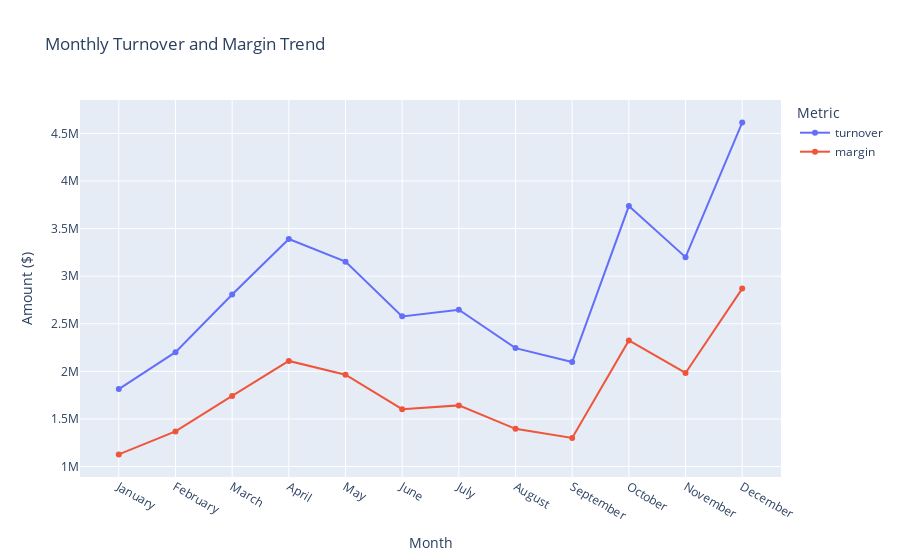

Notebook code for this chart:
### Code cell
monthly = (
    df_to_plot.groupby("Month", as_index=False)
      .agg(
          turnover=("Τurnover ($)", "sum"),
          margin=("Μargin ($)", "sum"),
          orders=("Order ID", "nunique")      )
      .sort_values("Month"))

fig = px.line(
    monthly,
    x="Month",
    y=["turnover", "margin"],
    markers=True,
    title="Monthly Turnover and Margin Trend",
    labels={"value": "Amount ($)", "variable": "Metric", "Month": "Month"}
)
fig.show()

### Figure 1 — Plotly figure (JSON) as saved in the notebook; plotly's stock layout.template omitted (floating-point values rounded to 4 significant figures)
{"data": [{"hovertemplate": "Metric=turnover<br>Month=%{x}<br>Amount ($)=%{y}<extra></extra>", "legendgroup": "turnover", "line": {"color": "#636efa", "dash": "solid"}, "marker": {"symbol": "circle"}, "mode": "lines+markers", "name": "turnover", "orientation": "v", "showlegend": true, "type": "scatter", "x": ["January", "February", "March", "April", "May", "June", "July", "August", "September", "October", "November", "December"], "xaxis": "x", "y": [1814000.0, 2202000.0, 2807000.0, 3391000.0, 3153000.0, 2578000.0, 2648000.0, 2244000.0, 2098000.0, 3737000.0, 3200000.0, 4613000.0], "yaxis": "y"}, {"hovertemplate": "Metric=margin<br>Month=%{x}<br>Amount ($)=%{y}<extra></extra>", "legendgroup": "margin", "line": {"color": "#EF553B", "dash": "solid"}, "marker": {"symbol": "circle"}, "mode": "lines+markers", "name": "margin", "orientation": "v", "showlegend": true, "type": "scatter", "x": ["January", "February", "March", "April", "May", "June", "July", "August", "September", "October", "November", "December"], "xaxis": "x", "y": [1128000.0, 1369000.0, 1741000.0, 2110000.0, 1965000.0, 1603000.0, 1643000.0, 1396000.0, 1300000.0, 2325000.0, 1983000.0, 2870000.0], "yaxis": "y"}], "layout": {"legend": {"title": {"text": "Metric"}, "tracegroupgap": 0}, "title": {"text": "Monthly Turnover and Margin Trend"}, "xaxis": {"anchor": "y", "domain": [0, 1], "title": {"text": "Month"}}, "yaxis": {"anchor": "x", "domain": [0, 1], "title": {"text": "Amount ($)"}}}}
